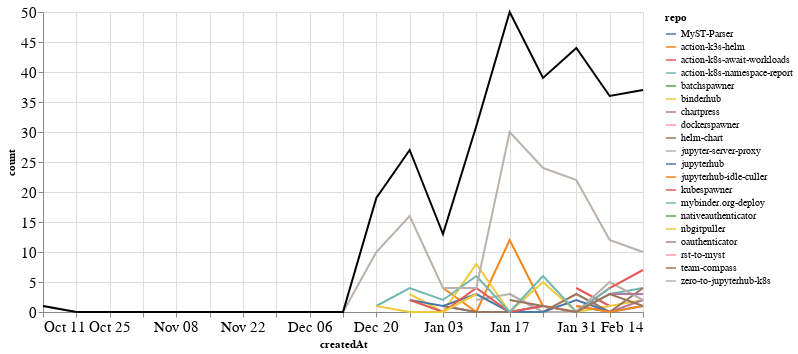

Source (notebook cell):
### Markdown cell above
### Comments

### Code cell
comments_time = comments.groupby('repo').resample('W', on='createdAt').count()['author'].reset_index()
comments_time = comments_time.rename(columns={'author': 'count'})
comments_time_total = comments_time.groupby('createdAt').agg({"count": "sum"}).reset_index()
ch1 = alt.Chart(comments_time, width=600).mark_line().encode(
    x='createdAt',
    y='count',
    color='repo',
    tooltip="repo"
)

ch2 = alt.Chart(comments_time_total, width=600).mark_line(color="black").encode(
    x='createdAt',
    y='count',
)

ch1 + ch2

### Figure 1 — Vega-Lite specification as saved in the notebook (floating-point values rounded to 4 significant figures)
{"config": {"axisLeft": {"labelFontSize": 15}, "axisBottom": {"labelFontSize": 15}}, "layer": [{"data": {"name": "data-7c471ff0d15539184bdd02f9dd5e16c3"}, "mark": "line", "encoding": {"color": {"type": "nominal", "field": "repo"}, "tooltip": {"type": "nominal", "field": "repo"}, "x": {"type": "temporal", "field": "createdAt"}, "y": {"type": "quantitative", "field": "count"}}, "width": 600}, {"data": {"name": "data-49cdc671a2c6e7ea69941469eb956fab"}, "mark": {"type": "line", "color": "black"}, "encoding": {"x": {"type": "temporal", "field": "createdAt"}, "y": {"type": "quantitative", "field": "count"}}, "width": 600}], "$schema": "https://vega.github.io/schema/vega-lite/v4.8.1.json", "datasets": {"data-7c471ff0d15539184bdd02f9dd5e16c3": [{"repo": "MyST-Parser", "createdAt": "2021-01-03T00:00:00", "count": 1}, {"repo": "MyST-Parser", "createdAt": "2021-01-10T00:00:00", "count": 0}, {"repo": "MyST-Parser", "createdAt": "2021-01-17T00:00:00", "count": 0}, {"repo": "MyST-Parser", "createdAt": "2021-01-24T00:00:00", "count": 1}, {"repo": "action-k3s-helm", "createdAt": "2021-01-03T00:00:00", "count": 4}, {"repo": "action-k3s-helm", "createdAt": "2021-01-10T00:00:00", "count": 0}, {"repo": "action-k3s-helm", "createdAt": "2021-01-17T00:00:00", "count": 12}, {"repo": "action-k3s-helm", "createdAt": "2021-01-24T00:00:00", "count": 1}, {"repo": "action-k8s-await-workloads", "createdAt": "2021-01-31T00:00:00", "count": 4}, {"repo": "action-k8s-await-workloads", "createdAt": "2021-02-07T00:00:00", "count": 1}, {"repo": "action-k8s-namespace-report", "createdAt": "2021-01-17T00:00:00", "count": 3}, {"repo": "action-k8s-namespace-report", "createdAt": "2021-01-24T00:00:00", "count": 0}, {"repo": "action-k8s-namespace-report", "createdAt": "2021-01-31T00:00:00", "count": 0}, {"repo": "action-k8s-namespace-report", "createdAt": "2021-02-07T00:00:00", "count": 3}, {"repo": "action-k8s-namespace-report", "createdAt": "2021-02-14T00:00:00", "count": 4}, {"repo": "batchspawner", "createdAt": "2021-01-31T00:00:00", "count": 8}, {"repo": "binderhub", "createdAt": "2020-12-27T00:00:00", "count": 3}, {"repo": "binderhub", "createdAt": "2021-01-03T00:00:00", "count": 0}, {"repo": "binderhub", "createdAt": "2021-01-10T00:00:00", "count": 8}, {"repo": "binderhub", "createdAt": "2021-01-17T00:00:00", "count": 0}, {"repo": "binderhub", "createdAt": "2021-01-24T00:00:00", "count": 5}, {"repo": "binderhub", "createdAt": "2021-01-31T00:00:00", "count": 0}, {"repo": "binderhub", "createdAt": "2021-02-07T00:00:00", "count": 1}, {"repo": "binderhub", "createdAt": "2021-02-14T00:00:00", "count": 2}, {"repo": "chartpress", "createdAt": "2021-01-31T00:00:00", "count": 1}, {"repo": "chartpress", "createdAt": "2021-02-07T00:00:00", "count": 0}, {"repo": "chartpress", "createdAt": "2021-02-14T00:00:00", "count": 2}, {"repo": "dockerspawner", "createdAt": "2020-12-20T00:00:00", "count": 7}, {"repo": "helm-chart", "createdAt": "2021-01-03T00:00:00", "count": 1}, {"repo": "helm-chart", "createdAt": "2021-01-10T00:00:00", "count": 0}, {"repo": "helm-chart", "createdAt": "2021-01-17T00:00:00", "count": 0}, {"repo": "helm-chart", "createdAt": "2021-01-24T00:00:00", "count": 0}, {"repo": "helm-chart", "createdAt": "2021-01-31T00:00:00", "count": 3}, {"repo": "helm-chart", "createdAt": "2021-02-07T00:00:00", "count": 0}, {"repo": "helm-chart", "createdAt": "2021-02-14T00:00:00", "count": 4}, {"repo": "jupyter-server-proxy", "createdAt": "2021-01-10T00:00:00", "count": 2}, {"repo": "jupyter-server-proxy", "createdAt": "2021-01-17T00:00:00", "count": 3}, {"repo": "jupyter-server-proxy", "createdAt": "2021-01-24T00:00:00", "count": 0}, {"repo": "jupyter-server-proxy", "createdAt": "2021-01-31T00:00:00", "count": 0}, {"repo": "jupyter-server-proxy", "createdAt": "2021-02-07T00:00:00", "count": 5}, {"repo": "jupyter-server-proxy", "createdAt": "2021-02-14T00:00:00", "count": 2}, {"repo": "jupyterhub", "createdAt": "2020-12-27T00:00:00", "count": 2}, {"repo": "jupyterhub", "createdAt": "2021-01-03T00:00:00", "count": 1}, {"repo": "jupyterhub", "createdAt": "2021-01-10T00:00:00", "count": 3}, {"repo": "jupyterhub", "createdAt": "2021-01-17T00:00:00", "count": 0}, {"repo": "jupyterhub", "createdAt": "2021-01-24T00:00:00", "count": 0}, {"repo": "jupyterhub", "createdAt": "2021-01-31T00:00:00", "count": 2}, {"repo": "jupyterhub", "createdAt": "2021-02-07T00:00:00", "count": 0}, {"repo": "jupyterhub", "createdAt": "2021-02-14T00:00:00", "count": 1}, {"repo": "jupyterhub-idle-culler", "createdAt": "2021-01-31T00:00:00", "count": 1}, {"repo": "jupyterhub-idle-culler", "createdAt": "2021-02-07T00:00:00", "count": 0}, {"repo": "jupyterhub-idle-culler", "createdAt": "2021-02-14T00:00:00", "count": 1}, {"repo": "kubespawner", "createdAt": "2020-12-27T00:00:00", "count": 2}, {"repo": "kubespawner", "createdAt": "2021-01-03T00:00:00", "count": 0}, {"repo": "kubespawner", "createdAt": "2021-01-10T00:00:00", "count": 4}, {"repo": "kubespawner", "createdAt": "2021-01-17T00:00:00", "count": 0}, {"repo": "kubespawner", "createdAt": "2021-01-24T00:00:00", "count": 1}, {"repo": "kubespawner", "createdAt": "2021-01-31T00:00:00", "count": 0}, {"repo": "kubespawner", "createdAt": "2021-02-07T00:00:00", "count": 4}, {"repo": "kubespawner", "createdAt": "2021-02-14T00:00:00", "count": 7}, {"repo": "mybinder.org-deploy", "createdAt": "2020-12-20T00:00:00", "count": 1}, {"repo": "mybinder.org-deploy", "createdAt": "2020-12-27T00:00:00", "count": 4}, {"repo": "mybinder.org-deploy", "createdAt": "2021-01-03T00:00:00", "count": 2}, {"repo": "mybinder.org-deploy", "createdAt": "2021-01-10T00:00:00", "count": 6}, {"repo": "mybinder.org-deploy", "createdAt": "2021-01-17T00:00:00", "count": 0}, {"repo": "mybinder.org-deploy", "createdAt": "2021-01-24T00:00:00", "count": 6}, {"repo": "mybinder.org-deploy", "createdAt": "2021-01-31T00:00:00", "count": 0}, {"repo": "mybinder.org-deploy", "createdAt": "2021-02-07T00:00:00", "count": 4}, {"repo": "nativeauthenticator", "createdAt": "2021-01-31T00:00:00", "count": 3}, {"repo": "nbgitpuller", "createdAt": "2020-12-20T00:00:00", "count": 1}, {"repo": "nbgitpuller", "createdAt": "2020-12-27T00:00:00", "count": 0}, {"repo": "nbgitpuller", "createdAt": "2021-01-03T00:00:00", "count": 0}, {"repo": "nbgitpuller", "createdAt": "2021-01-10T00:00:00", "count": 3}, {"repo": "oauthenticator", "createdAt": "2021-02-07T00:00:00", "count": 3}, {"repo": "oauthenticator", "createdAt": "2021-02-14T00:00:00", "count": 3}, {"repo": "rst-to-myst", "createdAt": "2021-01-10T00:00:00", "count": 1}, {"repo": "team-compass", "createdAt": "2021-01-17T00:00:00", "count": 2}, {"repo": "team-compass", "createdAt": "2021-01-24T00:00:00", "count": 1}, {"repo": "team-compass", "createdAt": "2021-01-31T00:00:00", "count": 0}, {"repo": "team-compass", "createdAt": "2021-02-07T00:00:00", "count": 3}, {"repo": "team-compass", "createdAt": "2021-02-14T00:00:00", "count": 1}, {"repo": "zero-to-jupyterhub-k8s", "createdAt": "2020-10-11T00:00:00", "count": 1}, {"repo": "zero-to-jupyterhub-k8s", "createdAt": "2020-10-18T00:00:00", "count": 0}, {"repo": "zero-to-jupyterhub-k8s", "createdAt": "2020-10-25T00:00:00", "count": 0}, {"repo": "zero-to-jupyterhub-k8s", "createdAt": "2020-11-01T00:00:00", "count": 0}, {"repo": "zero-to-jupyterhub-k8s", "createdAt": "2020-11-08T00:00:00", "count": 0}, {"repo": "zero-to-jupyterhub-k8s", "createdAt": "2020-11-15T00:00:00", "count": 0}, {"repo": "zero-to-jupyterhub-k8s", "createdAt": "2020-11-22T00:00:00", "count": 0}, {"repo": "zero-to-jupyterhub-k8s", "createdAt": "2020-11-29T00:00:00", "count": 0}, {"repo": "zero-to-jupyterhub-k8s", "createdAt": "2020-12-06T00:00:00", "count": 0}, {"repo": "zero-to-jupyterhub-k8s", "createdAt": "2020-12-13T00:00:00", "count": 0}, {"repo": "zero-to-jupyterhub-k8s", "createdAt": "2020-12-20T00:00:00", "count": 10}, {"repo": "zero-to-jupyterhub-k8s", "createdAt": "2020-12-27T00:00:00", "count": 16}, {"repo": "zero-to-jupyterhub-k8s", "createdAt": "2021-01-03T00:00:00", "count": 4}, {"repo": "zero-to-jupyterhub-k8s", "createdAt": "2021-01-10T00:00:00", "count": 4}, {"repo": "zero-to-jupyterhub-k8s", "createdAt": "2021-01-17T00:00:00", "count": 30}, {"repo": "zero-to-jupyterhub-k8s", "createdAt": "2021-01-24T00:00:00", "count": 24}, {"repo": "zero-to-jupyterhub-k8s", "createdAt": "2021-01-31T00:00:00", "count": 22}, {"repo": "zero-to-jupyterhub-k8s", "createdAt": "2021-02-07T00:00:00", "count": 12}, {"repo": "zero-to-jupyterhub-k8s", "createdAt": "2021-02-14T00:00:00", "count": 10}], "data-49cdc671a2c6e7ea69941469eb956fab": [{"createdAt": "2020-10-11T00:00:00", "count": 1}, {"createdAt": "2020-10-18T00:00:00", "count": 0}, {"createdAt": "2020-10-25T00:00:00", "count": 0}, {"createdAt": "2020-11-01T00:00:00", "count": 0}, {"createdAt": "2020-11-08T00:00:00", "count": 0}, {"createdAt": "2020-11-15T00:00:00", "count": 0}, {"createdAt": "2020-11-22T00:00:00", "count": 0}, {"createdAt": "2020-11-29T00:00:00", "count": 0}, {"createdAt": "2020-12-06T00:00:00", "count": 0}, {"createdAt": "2020-12-13T00:00:00", "count": 0}, {"createdAt": "2020-12-20T00:00:00", "count": 19}, {"createdAt": "2020-12-27T00:00:00", "count": 27}, {"createdAt": "2021-01-03T00:00:00", "count": 13}, {"createdAt": "2021-01-10T00:00:00", "count": 31}, {"createdAt": "2021-01-17T00:00:00", "count": 50}, {"createdAt": "2021-01-24T00:00:00", "count": 39}, {"createdAt": "2021-01-31T00:00:00", "count": 44}, {"createdAt": "2021-02-07T00:00:00", "count": 36}, {"createdAt": "2021-02-14T00:00:00", "count": 37}]}}
